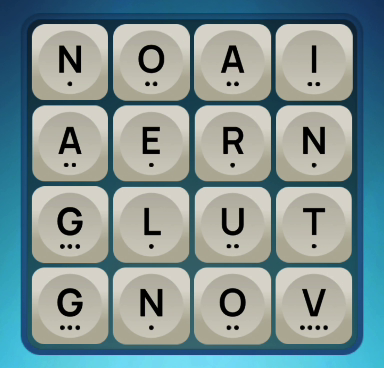
#> input picture fixtures/boards/frame_010.000.png, 384 x 368 px
$ python -i tiles.py   (imports and definitions only)
#> lines starting #> are read from the running program, lines starting #| are printed output that depends on the picture; after the words box and inside, x2 and y2 are one past the last pixel; in counts of white or black regions, pixels touching at a corner belong together
#> further down, picture is the input picture: shape (368, 384, 3); mean B, G, R 149.6, 149.2, 129.1
"""Locate a regular 4x4 arrangement of light square tiles on a blue board."""

from __future__ import annotations

from itertools import product

import cv2
import numpy as np

from wordlink.model import Box


def _overlap(a: Box, b: Box) -> float:
    ax, ay, aw, ah = a
    bx, by, bw, bh = b
    area = max(0, min(ax + aw, bx + bw) - max(ax, bx)) * max(0, min(ay + ah, by + bh) - max(ay, by))
    return area / min(aw * ah, bw * bh)


def _candidates(image: np.ndarray) -> list[Box]:
    hsv = cv2.cvtColor(image, cv2.COLOR_BGR2HSV)
#> hsv: shape (368, 384, 3); mean H, S, V 51.2, 80, 160.2
    side = min(image.shape[:2])
#> side = 368
    candidates: list[Box] = []
    for brightness in (155, 185, 210, 230):
        mask = ((hsv[:, :, 2] > brightness) & (hsv[:, :, 1] < 110)).astype(np.uint8) * 255
        contours, _ = cv2.findContours(mask, cv2.RETR_EXTERNAL, cv2.CHAIN_APPROX_SIMPLE)
        for contour in contours:
            x, y, width, height = cv2.boundingRect(contour)
            if not (max(12, side * .035) <= min(width, height) <= side * .3):
                continue
            if not .78 <= width / height <= 1.28:
                continue
            if cv2.contourArea(contour) / (width * height) < .70:
                continue
            box = (x, y, width, height)
            if not any(_overlap(box, old) > .82 for old in candidates):
                candidates.append(box)
#> this loop made 4 passes
#> contours on pass 4: 21 contours, all with area under 20
#> pass 1, in _candidates, `mask = ((hsv[:, :, 2] > brightness) & (hsv[:, :, 1] < 110)).astype(np...`:
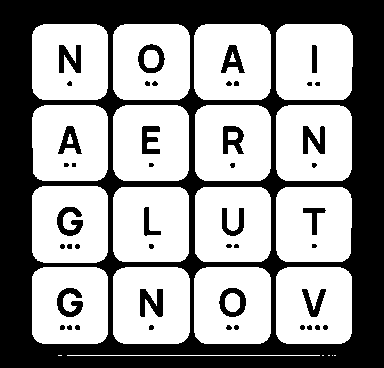
#> mask: shape (368, 384); 60% white; 46 black regions (7 under 20 px), largest, box (x1, y1, x2, y2) and area: (0, 0, 384, 368) 50662, (140, 289, 163, 317) 418, (57, 288, 83, 317) 407
#> pass 2, in _candidates, `mask = ((hsv[:, :, 2] > brightness) & (hsv[:, :, 1] < 110)).astype(np...`:
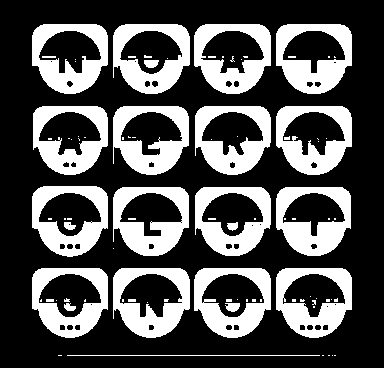
#> mask: shape (368, 384); 32.6% white; 90 white regions (65 under 20 px), largest, box (x1, y1, x2, y2) and area: (276, 24, 352, 94) 2938, (276, 187, 351, 256) 2894, (113, 187, 189, 256) 2888
#> pass 3, in _candidates, `mask = ((hsv[:, :, 2] > brightness) & (hsv[:, :, 1] < 110)).astype(np...`:
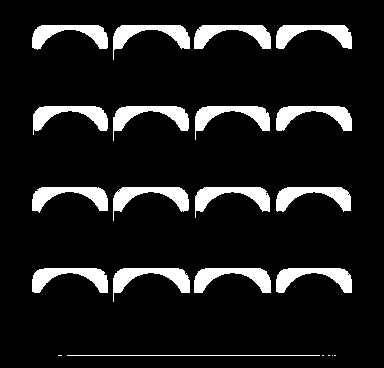
#> mask: shape (368, 384); 11.1% white; 22 white regions (5 under 20 px), largest, box (x1, y1, x2, y2) and area: (113, 268, 190, 302) 996, (194, 268, 271, 293) 986, (113, 106, 189, 141) 976
#> after the loop:
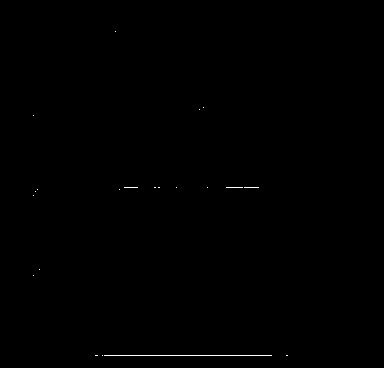
#> mask: shape (368, 384); 0.17% white in thin lines or dots, all inside (x1, y1, x2, y2) = (33, 31, 288, 356)
#> after the loop, candidates = 16 items, first 6: (276, 267, 76, 77), (194, 267, 77, 77), (113, 267, 77, 77), (32, 267, 76, 77), (276, 187, 76, 75), (195, 187, 76, 75)
    return candidates


def _rows(boxes: list[Box], height: float) -> list[list[Box]]:
    rows: list[list[Box]] = []
    for box in sorted(boxes, key=lambda b: b[1] + b[3] / 2):
        center = box[1] + box[3] / 2
        if rows and abs(center - np.mean([b[1] + b[3] / 2 for b in rows[-1]])) < height * .25:
            rows[-1].append(box)
        else:
            rows.append([box])
    return [sorted(row, key=lambda b: b[0]) for row in rows]


def _blue_fraction(image: np.ndarray, boxes: tuple[Box, ...]) -> float:
    x0 = min(b[0] for b in boxes)
    y0 = min(b[1] for b in boxes)
    x1 = max(b[0] + b[2] for b in boxes)
    y1 = max(b[1] + b[3] for b in boxes)
    crop = image[y0:y1, x0:x1]
    gaps = np.ones(crop.shape[:2], dtype=bool)
    for x, y, width, height in boxes:
        gaps[y - y0 : y - y0 + height, x - x0 : x - x0 + width] = False
    if not gaps.any():
        return 0.0
    hsv = cv2.cvtColor(crop, cv2.COLOR_BGR2HSV)
    blue = (hsv[:, :, 0] >= 90) & (hsv[:, :, 0] <= 140) & (hsv[:, :, 1] > 65)
    return float(blue[gaps].mean())


def detect_tiles(image: np.ndarray) -> tuple[Box, ...]:
    """Return sixteen original-image rectangles in row-major order.

    Positions come from tile contours and grid regularity, never fixture names or
    fixed screenshot coordinates. A screenshot without a complete grid is rejected.
    """
    candidates = _candidates(image)
    best: tuple[Box, ...] | None = None
    best_quality = 0.0
    blue_fractions: dict[tuple[Box, ...], float] = {}
    for base in candidates:
        width, height = base[2:]
        # The recording visibly shrinks recently selected tiles during feedback.
        # Their centers still form the same grid, so accept moderate size changes.
        similar = [b for b in candidates if .74 <= b[2] / width <= 1.36 and .74 <= b[3] / height <= 1.36]
        rows = [row for row in _rows(similar, height) if len(row) >= 4]
        for start in range(len(rows) - 3):
            selected = rows[start : start + 4]
            row_options = [[row[i:i + 4] for i in range(len(row) - 3)] for row in selected]
            # Limit pathological images with hundreds of square decorations.
            if np.prod([len(options) for options in row_options]) > 1000:
                continue
            for arrangement in product(*row_options):
                centers = np.array([[[b[0] + b[2] / 2, b[1] + b[3] / 2] for b in row] for row in arrangement])
                xs = centers[:, :, 0]
                ys = centers[:, :, 1]
                horizontal = np.diff(xs, axis=1)
                vertical = np.diff(ys.mean(axis=1))
                if not (np.all((horizontal > width * .95) & (horizontal < width * 1.8))
                        and np.all((vertical > height * .95) & (vertical < height * 1.8))):
                    continue
                if xs.std(axis=0).max() > width * .10 or ys.std(axis=1).max() > height * .10:
                    continue
                if horizontal.std() > width * .10 or vertical.std() > height * .10:
                    continue
                boxes = tuple(b for row in arrangement for b in row)
                # Different base tiles often generate the same grid. Its blue
                # pixels cannot change within this call, so inspect them once.
                # Keep the base-dependent geometry and quality calculations:
                # varying tile sizes can change eligibility and tie ordering.
                if boxes not in blue_fractions:
                    blue_fractions[boxes] = _blue_fraction(image, boxes)
                blue_fraction = blue_fractions[boxes]
                if blue_fraction < .18:
                    continue
                quality = blue_fraction - float(horizontal.std() + vertical.std()) / (width + height)
                if quality > best_quality:
                    best, best_quality = boxes, quality
#> this loop made 16 passes
#> (base, width, height) on passes 2 to 13: ((194, 267, 77, 77), 77, 77), ((113, 267, 77, 77), 77, 77), ((32, 267, 76, 77), 76, 77), ((276, 187, 76, 75), 76, 75), ((195, 187, 76, 75), 76, 75), ((113, 187, 76, 75), 76, 75), ((32, 186, 76, 77), 76, 77), ((276, 105, 76, 76), 76, 76), ((195, 105, 76, 76), 76, 76), ((113, 105, 76, 76), 76, 76), ((32, 105, 76, 76), 76, 76), ((276, 24, 77, 76), 77, 76)
#> (base, width, height) on pass 1: ((276, 267, 76, 77), 76, 77)
#> pass 1, in _blue_fraction, `crop = image[y0:y1, x0:x1]`:
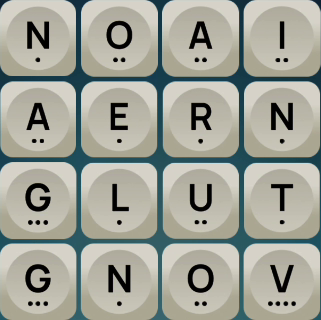
#> crop: shape (320, 321, 3); mean B, G, R 153.5, 164.1, 162
#> pass 1, in _blue_fraction, `blue = (hsv[:, :, 0] >= 90) & (hsv[:, :, 0] <= 140) & (hsv[:, :, 1] > ..`:
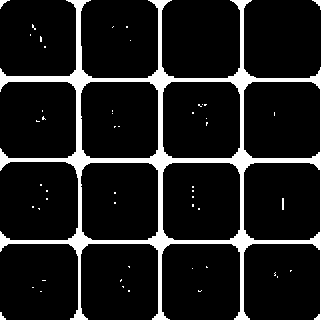
#> blue: shape (320, 321) bool; 10.7% white; 51 white regions (46 under 20 px), largest, box (x1, y1, x2, y2) and area: (0, 0, 321, 320) 10695, (0, 0, 10, 9) 37, (312, 0, 321, 10) 36, (0, 312, 6, 320) 28, (282, 198, 284, 210) 24
#> after the loop, best = 16 items, first 6: (32, 24, 76, 76), (113, 24, 77, 76), (194, 24, 77, 76), (276, 24, 77, 76), (32, 105, 76, 76), (113, 105, 76, 76); best_quality = 0.839; blue_fractions = 1 item
    if best is None:
        raise ValueError("No complete 4x4 light-tile board found on a blue background")
    return best

>>> import cv2
>>> picture = cv2.imread('../../../fixtures/boards/frame_010.000.png')
>>> result = detect_tiles(picture)
#> result has the same summary as best in detect_tiles

$ run again, on fixtures/boards/frame_040.000.png
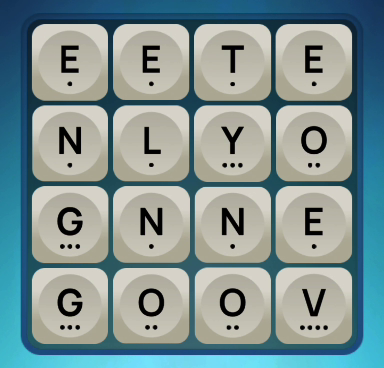
#> input picture fixtures/boards/frame_040.000.png, 384 x 368 px
#> picture is the input picture: shape (368, 384, 3); mean B, G, R 149.3, 149.1, 128.9
#> the loop in _candidates, `for brightness in (155, 185, 210, 230):` made 4 passes
#> contours on pass 4: 16 contours, all with area under 20
#> pass 1, in _candidates, `mask = ((hsv[:, :, 2] > brightness) & (hsv[:, :, 1] < 110)).astype(np...`:
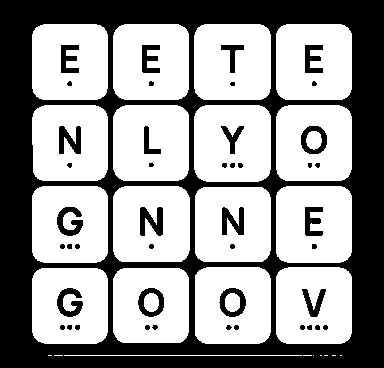
#> mask: shape (368, 384); 59.9% white; 45 black regions (3 under 20 px), largest, box (x1, y1, x2, y2) and area: (0, 0, 384, 368) 50707, (140, 207, 163, 236) 425, (57, 207, 83, 236) 406
#> after the loop in _candidates, `for brightness in (155, 185, 210, 230):`: candidates = 16 items, first 6: (113, 268, 76, 75), (32, 268, 76, 76), (276, 267, 76, 77), (195, 267, 76, 77), (195, 187, 76, 75), (276, 186, 76, 77)
#> the loop in detect_tiles, `for base in candidates:` made 16 passes
#> (base, width, height) on passes 2 to 9: ((32, 268, 76, 76), 76, 76), ((276, 267, 76, 77), 76, 77), ((195, 267, 76, 77), 76, 77), ((195, 187, 76, 75), 76, 75), ((276, 186, 76, 77), 76, 77), ((113, 186, 77, 76), 77, 76), ((32, 186, 76, 77), 76, 77), ((276, 105, 76, 76), 76, 76)
#> pass 1, in _blue_fraction, `blue = (hsv[:, :, 0] >= 90) & (hsv[:, :, 0] <= 140) & (hsv[:, :, 1] > ..`:
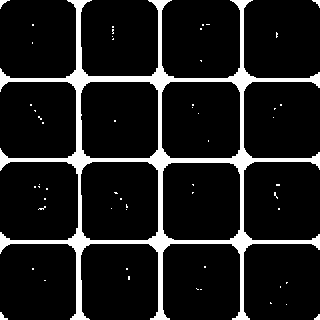
#> blue: shape (320, 320) bool; 10.5% white; 55 white regions (50 under 20 px), largest, box (x1, y1, x2, y2) and area: (0, 0, 320, 320) 10434, (0, 0, 10, 9) 36, (0, 312, 8, 320) 35, (312, 0, 320, 8) 29, (314, 314, 320, 320) 23
#> after the loop in detect_tiles, `for base in candidates:`: best = 16 items, first 6: (32, 24, 76, 76), (113, 24, 76, 76), (194, 24, 77, 76), (276, 24, 76, 76), (32, 105, 76, 76), (113, 105, 76, 76); best_quality = 0.847; blue_fractions = 1 item
#> result has the same summary as best in detect_tiles
